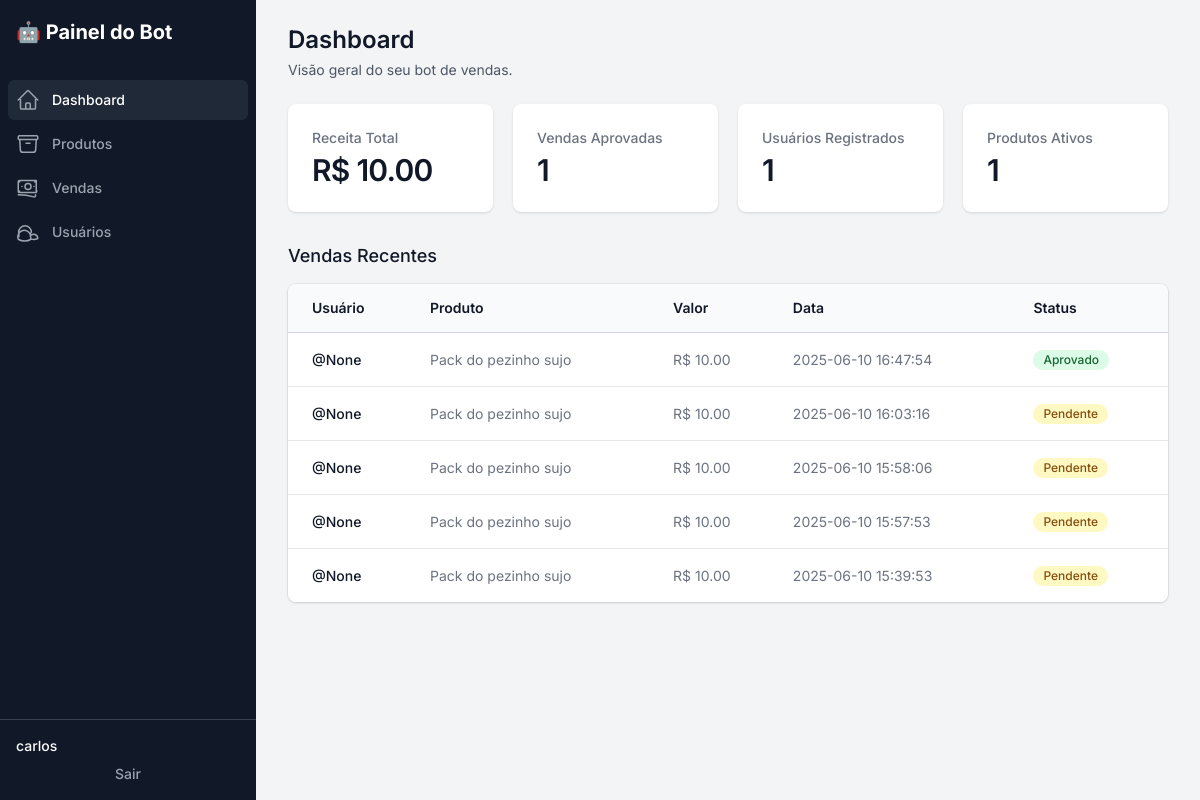
Before: / (signed in) with the older database file.
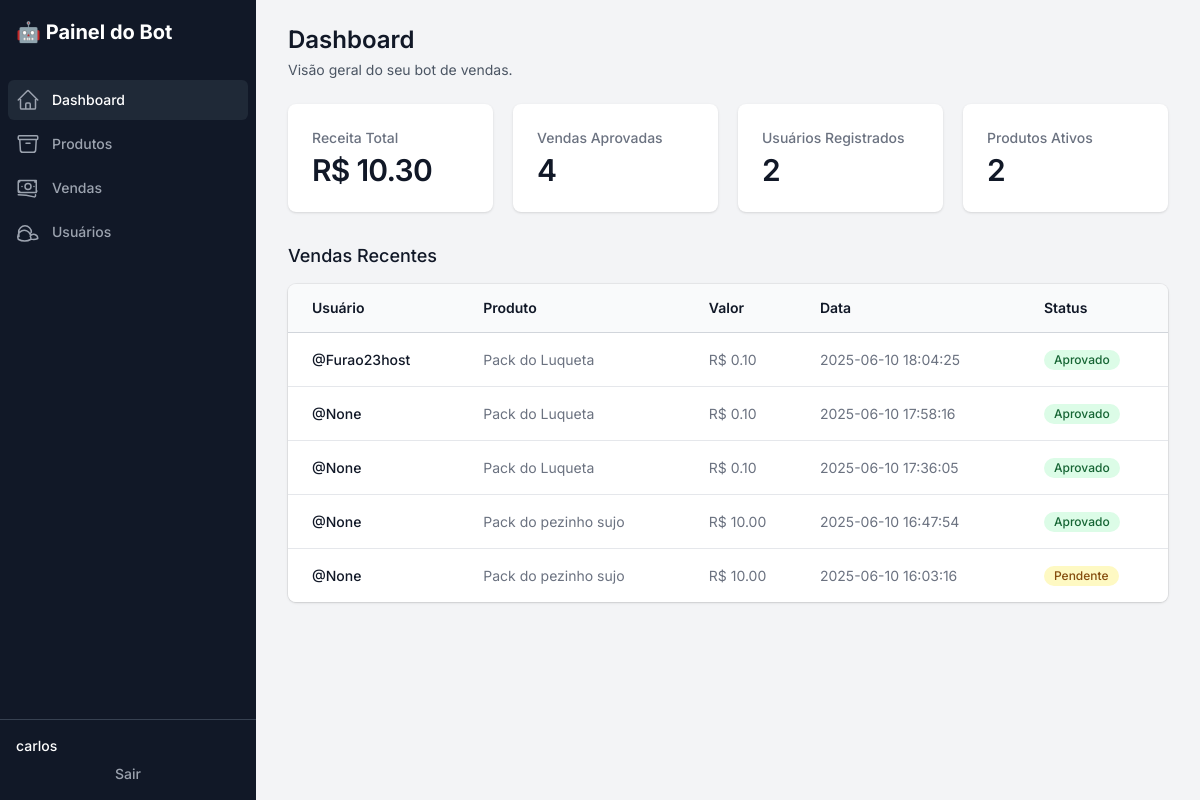
After: the same page with the newer database file.
### tables this page shows
CREATE TABLE vendas (
    id INTEGER PRIMARY KEY AUTOINCREMENT,
    user_id INTEGER,
    produto_id INTEGER,
    payment_id TEXT,
    status TEXT,
    data_venda TEXT,
    FOREIGN KEY (user_id) REFERENCES users (id),
    FOREIGN KEY (produto_id) REFERENCES produtos (id)
);

CREATE TABLE produtos (
    id INTEGER PRIMARY KEY AUTOINCREMENT,
    nome TEXT NOT NULL,
    preco REAL NOT NULL,
    link TEXT NOT NULL
);

CREATE TABLE users (
    id INTEGER PRIMARY KEY,
    username TEXT,
    first_name TEXT,
    last_name TEXT,
    data_registro TEXT
);

### app.py (the view)
@app.route('/')
def index():
    if not session.get('logged_in'): return redirect(url_for('login'))
    conn = get_db_connection()
    total_usuarios = conn.execute('SELECT COUNT(id) FROM users').fetchone()[0]
    total_produtos = conn.execute('SELECT COUNT(id) FROM produtos').fetchone()[0]
    vendas_data = conn.execute('''
        SELECT COUNT(v.id), SUM(p.preco)
        FROM vendas v
        JOIN produtos p ON v.produto_id = p.id
        WHERE v.status = ?
    ''', ('aprovado',)).fetchone()
    total_vendas_aprovadas = vendas_data[0] or 0
    receita_total = vendas_data[1] or 0.0
    vendas_recentes = conn.execute('''
        SELECT v.id, u.username, p.nome, p.preco, v.status, v.data_venda
        FROM vendas v
        JOIN users u ON v.user_id = u.id
        JOIN produtos p ON v.produto_id = p.id
        ORDER BY v.id DESC LIMIT 5
    ''').fetchall()
    conn.close()
    return render_template('index.html',
                           total_vendas=total_vendas_aprovadas,
                           total_usuarios=total_usuarios,
                           total_produtos=total_produtos,
                           receita_total=receita_total,
                           vendas_recentes=vendas_recentes)

### app.py (called while the page is built)
def get_db_connection():
    conn = sqlite3.connect(DB_NAME)
    conn.row_factory = sqlite3.Row
    return conn

### templates/index.html (shortened to what this page needs)
{% extends "layout.html" %}
{% block content %}
<h1 class="text-2xl font-semibold text-gray-900">Dashboard</h1>
<p class="mt-1 text-sm text-gray-600">Visão geral do seu bot de vendas.</p>
<div class="mt-6">
    <dl class="grid grid-cols-1 gap-5 sm:grid-cols-2 lg:grid-cols-4">
        <div class="overflow-hidden rounded-lg bg-white px-4 py-5 shadow sm:p-6">
            <dt class="truncate text-sm font-medium text-gray-500">Receita Total</dt>
            <dd class="mt-1 text-3xl font-semibold tracking-tight text-gray-900">R$ {{ "%.2f"|format(receita_total|float) }}</dd>
        </div>
        <div class="overflow-hidden rounded-lg bg-white px-4 py-5 shadow sm:p-6">
            <dt class="truncate text-sm font-medium text-gray-500">Vendas Aprovadas</dt>
            <dd class="mt-1 text-3xl font-semibold tracking-tight text-gray-900">{{ total_vendas }}</dd>
        </div>
        <div class="overflow-hidden rounded-lg bg-white px-4 py-5 shadow sm:p-6">
            <dt class="truncate text-sm font-medium text-gray-500">Usuários Registrados</dt>
            <dd class="mt-1 text-3xl font-semibold tracking-tight text-gray-900">{{ total_usuarios }}</dd>
        </div>
        <div class="overflow-hidden rounded-lg bg-white px-4 py-5 shadow sm:p-6">
            <dt class="truncate text-sm font-medium text-gray-500">Produtos Ativos</dt>
            <dd class="mt-1 text-3xl font-semibold tracking-tight text-gray-900">{{ total_produtos }}</dd>
        </div>
    </dl>
</div>
<div class="mt-8">
    <h2 class="text-lg font-medium leading-6 text-gray-900">Vendas Recentes</h2>
    <div class="mt-4 overflow-hidden shadow ring-1 ring-black ring-opacity-5 sm:rounded-lg">
        <div class="min-w-full overflow-x-auto">
            <table class="min-w-full divide-y divide-gray-300">
                <thead class="bg-gray-50">
                <tr>
                    <th scope="col" class="py-3.5 pl-4 pr-3 text-left text-sm font-semibold text-gray-900 sm:pl-6">Usuário</th>
                    <th scope="col" class="px-3 py-3.5 text-left text-sm font-semibold text-gray-900">Produto</th>
                    <th scope="col" class="px-3 py-3.5 text-left text-sm font-semibold text-gray-900">Valor</th>
                    <th scope="col" class="px-3 py-3.5 text-left text-sm font-semibold text-gray-900">Data</th>
                    <th scope="col" class="px-3 py-3.5 text-left text-sm font-semibold text-gray-900">Status</th>
                </tr>
                </thead>
                <tbody class="divide-y divide-gray-200 bg-white">
                {% for venda in vendas_recentes %}
                <tr>
                    <td class="whitespace-nowrap py-4 pl-4 pr-3 text-sm font-medium text-gray-900 sm:pl-6">@{{ venda.username }}</td>
                    <td class="whitespace-nowrap px-3 py-4 text-sm text-gray-500">{{ venda.nome }}</td>
                    <td class="whitespace-nowrap px-3 py-4 text-sm text-gray-500">R$ {{ "%.2f"|format(venda.preco) }}</td>
                    <td class="whitespace-nowrap px-3 py-4 text-sm text-gray-500">{{ venda.data_venda }}</td>
                    <td class="whitespace-nowrap px-3 py-4 text-sm text-gray-500">
                        {% if venda.status == 'aprovado' %}
                        <span class="inline-flex items-center rounded-full bg-green-100 px-2.5 py-0.5 text-xs font-medium text-green-800">Aprovado</span>
                        {% else %}
                        <span class="inline-flex items-center rounded-full bg-yellow-100 px-2.5 py-0.5 text-xs font-medium text-yellow-800">Pendente</span>
                        {% endif %}
                    </td>
                </tr>
                {% else %}
                <tr>
                    <td colspan="5" class="whitespace-nowrap px-3 py-4 text-sm text-center text-gray-500">Nenhuma venda registrada ainda.</td>
                </tr>
                {% endfor %}
                </tbody>
            </table>
        </div>
    </div>
</div>
{% endblock %}

Changed rows visible on the page:
no longer on this page (row unchanged): vendas: username "None", nome "Pack do pezinho sujo", {{ "%.2f"|format(venda.preco) }} "10.00", data_venda "2025-06-10 15:58:06", status "Pendente"
no longer on this page (row unchanged): vendas: username "None", nome "Pack do pezinho sujo", {{ "%.2f"|format(venda.preco) }} "10.00", data_venda "2025-06-10 15:57:53", status "Pendente"
no longer on this page (row unchanged): vendas: username "None", nome "Pack do pezinho sujo", {{ "%.2f"|format(venda.preco) }} "10.00", data_venda "2025-06-10 15:39:53", status "Pendente"
added vendas: username "Furao23host", nome "Pack do Luqueta", data_venda "2025-06-10 18:04:25", status "Aprovado"
added produtos: preco "0.10"
added vendas: username "None", nome "Pack do Luqueta", data_venda "2025-06-10 17:58:16", status "Aprovado"
added vendas: username "None", nome "Pack do Luqueta", data_venda "2025-06-10 17:36:05", status "Aprovado"
Other visible differences:
{{ "%.2f"|format(receita_total|float) }}: "10.00" → "10.30"
{{ total_vendas }}: "1" → "4"
{{ total_usuarios }}: "1" → "2"
{{ total_produtos }}: "1" → "2"
